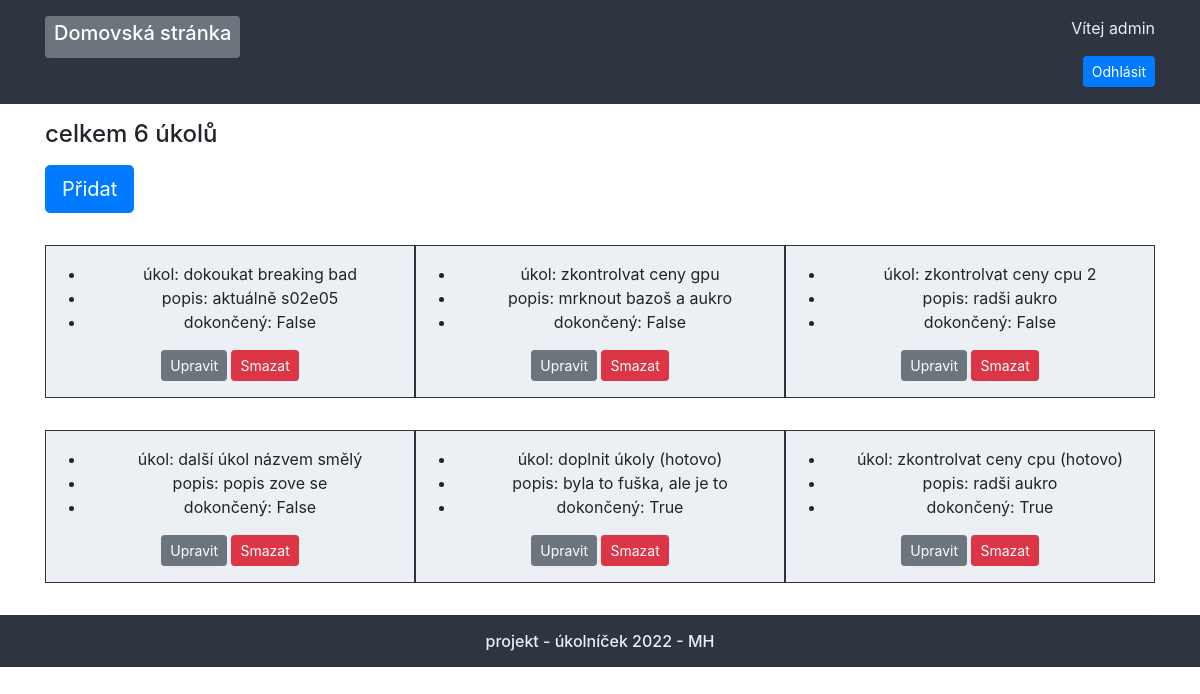
The app's page /profile/2 (signed in) with its own data.
### base/models.py (models this page shows, shortened)
class Task(models.Model):
    user = models.ForeignKey(User, on_delete=models.CASCADE)
    name = models.CharField(max_length=100)
    description = models.TextField(max_length=200, null=True, blank=True)
    finished = models.BooleanField(default=False)
    class Meta:
        ordering = ['finished'] ## nejdřív nedokončený, obráceně -finished

### base/views.py (the view)
# urls.py: path('profile/<int:pk>', views.userProfile, name="user-profile"),
@login_required(login_url='home')
def userProfile(request, pk):
    user = User.objects.get(id=pk)
    tasks = Task.objects.filter(user=user)
    task_count = tasks.count()
    data = {'user': user, 'tasks': tasks, 'count': task_count}
    return render(request, 'base/profile.html', data)

### base/templates/base/profile.html
{% extends 'main.html' %}
{% block content %}
<div class="container">
    <h4 class="mt-3 mb-3">celkem {{count}} úkolů</h4>
    <a href="{% url 'add-task' user.id %}" class="btn btn-primary btn-lg mb-3">Přidat</a>
    <div class="tasks d-flex flex-wrap">
        {% for task in tasks %}
            <div class="tasks-single pt-3 pb-3 mt-3 mb-3 text-center">
                <div class="tasks-single-task">
                    <ul>
                        <li>úkol: {{task.name}}</li>
                        <li>popis: {{task.description}}</li>
                        <li>dokončený: {{task.finished}}</li>
                    </ul>
                    <a href="{% url 'update-task' task.id %}" class="btn btn-secondary btn-sm">Upravit</a>
                    <a href="{% url 'remove-task' task.id %}" class="btn btn-danger btn-sm">Smazat</a>
                </div>
            </div>
        {% endfor %}
    </div>
</div>
{% endblock %}

### templates/navbar.html (shortened to what this page needs)
<header>
    <nav class="pt-3">
        <div class="container" id="navbar_menu">
            <div id="btn-domu">
                <a href="/" class="btn btn-secondary btn-sm">
                    <h5>Domovská stránka</h5>
                </a>
            </div>
            <div class="text-right">
                {% if request.user.is_authenticated %}
                    <p>Vítej {{request.user}}</p>
                    <a href="{% url 'logout' %}" class="btn btn-primary btn-sm">Odhlásit</a>
                {% endif %}
            </div>
        </div>
    </nav>
</header>

### static/css/style.css (style rules this page uses)
nav { background-color: #2e3440; color: #eceff4; }
#navbar_menu { display: grid; grid-template-columns: 1fr 1fr; }
.tasks-single { background-color: #eceff4; justify-content: center; flex: 100%; }
@media (min-width: 768px) { .tasks-single { flex: 50%; border: 1px solid #2e3440 } }
@media (min-width: 992px) { .tasks-single { flex: 30%; } }

### records on screen
Task: name "dokoukat breaking bad", description "aktuálně s02e05", finished "False"
Task: name "zkontrolvat ceny gpu", description "mrknout bazoš a aukro", finished "False"
Task: name "zkontrolvat ceny cpu 2", description "radši aukro", finished "False"
Task: name "další úkol názvem smělý", description "popis zove se", finished "False"
Task: name "doplnit úkoly (hotovo)", description "byla to fuška, ale je to", finished "True"
Task: name "zkontrolvat ceny cpu (hotovo)", description "radši aukro", finished "True"

### other values on screen
{{ request.user }} "admin"
{{ count }} "6"
